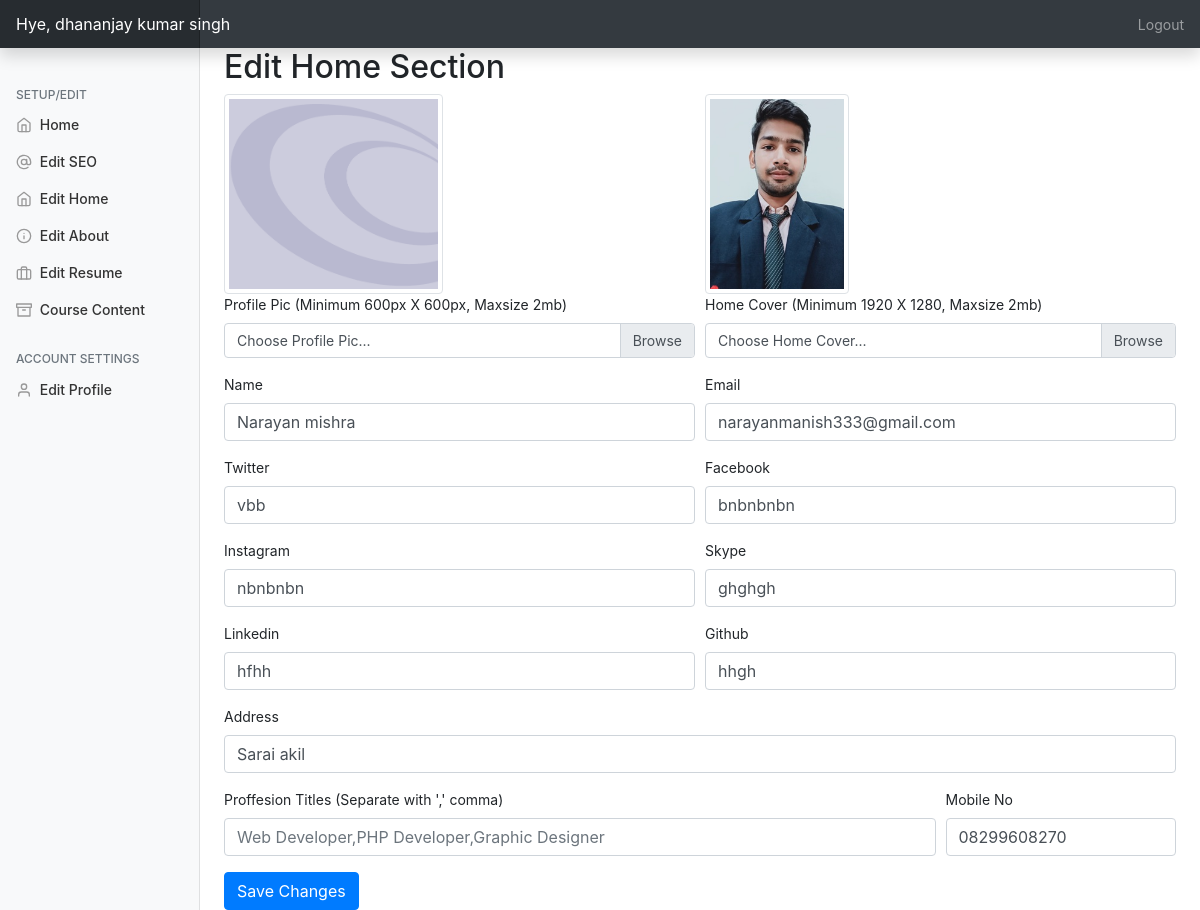
The page /admin/?edithome=true (signed in) on the database its author committed.
### tables this page shows
CREATE TABLE `personal_setup` (
  `id` int(11) NOT NULL,
  `profilepic` varchar(250) NOT NULL,
  `name` varchar(250) NOT NULL,
  `twitter` varchar(200) NOT NULL,
  `facebook` varchar(200) NOT NULL,
  `instagram` varchar(200) NOT NULL,
  `skype` varchar(200) NOT NULL,
  `linkedin` varchar(200) NOT NULL,
  `github` varchar(200) NOT NULL,
  `homewallpaper` varchar(200) NOT NULL,
  `professions` varchar(200) NOT NULL,
  `location` text NOT NULL,
  `mobile` varchar(200) NOT NULL,
  `emailid` varchar(200) NOT NULL,
  `faculty_id` int(11) NOT NULL
);

### admin/php/home.php (the view, shortened to what this page needs)
<h2>Edit Home Section</h2>
         <form method="post" action="php/uhome.php" enctype="multipart/form-data">
  <div class="form-row">
  <div class="form-group col-md-6">
  <img src="../assets/img/<?=$data['profilepic']?>" class="oo img-thumbnail"><br>
  <label>Profile Pic (Minimum 600px X 600px, Maxsize 2mb)</label>
  <div class="custom-file">
    <label class="custom-file-label" for="profilepic">Choose Profile Pic...</label>
  </div></div>
  <div class="form-group col-md-6">
  <img src="../assets/img/<?=$data['homewallpaper']?>" class="oo img-thumbnail">
  <label>Home Cover (Minimum 1920 X 1280, Maxsize 2mb)</label>
  <div class="custom-file">
    <label class="custom-file-label" for="profilepic">Choose Home Cover...</label>
  </div></div>
   <div class="form-group col-md-6">
      <label for="name">Name</label>
      <input type="name" name="name" value="<?=$data['name']?>" class="form-control" id="name" placeholder="Mohan Goswami">
    </div>
    <div class="form-group col-md-6">
      <label for="email">Email</label>
      <input type="email" name="email" value="<?=$data['emailid']?>" class="form-control" id="email" placeholder="workwithmohan@gmail.com">
    </div>
    <div class="form-group col-md-6">
      <label for="twitter">Twitter</label>
      <input type="text" class="form-control" value="<?=$data['twitter']?>" name="twitter" id="twitter" placeholder="https://twitter.com/MohanGo94273231">
    </div>
    <div class="form-group col-md-6">
      <label for="facebook">Facebook</label>
      <input type="text" class="form-control" value="<?=$data['facebook']?>" name="facebook" id="facebook" placeholder="https://facebook.com/MohanGo94273231">
    </div>
    <div class="form-group col-md-6">
      <label for="instagram">Instagram</label>
      <input type="text" class="form-control" value="<?=$data['instagram']?>" name="instagram" id="instagram" placeholder="https://instagram.com/MohanGo94273231">
    </div>
    <div class="form-group col-md-6">
      <label for="skype">Skype</label>
      <input type="text" value="<?=$data['skype']?>" class="form-control" name="skype" id="skype" placeholder="@monu250">
    </div>
    <div class="form-group col-md-6">
      <label for="linkedin">Linkedin</label>
      <input type="text" class="form-control" value="<?=$data['linkedin']?>" name="linkedin" id="linkedin" placeholder="https://linkedin.com/MohanGo94273231">
    </div>
    <div class="form-group col-md-6">
      <label for="github">Github</label>
      <input type="text" class="form-control"  value="<?=$data['github']?>" name="github" id="github" placeholder="https://github.com/MohanGo94273231">
    </div>
  </div>
  <div class="form-group">
    <label for="address">Address</label>
    <input type="text" name="address" value="<?=$data['location']?>" class="form-control" id="address" placeholder="C-537 Mahavir Enclave Part-3, New Delhi 110059">
  </div>
  <div class="form-row">
  <div class="form-group col-md-9">
    <label for="profession">Proffesion Titles (Separate with ',' comma)</label>
    <input type="text" class="form-control" name="profession" value="<?=$data['professions']?>" id="profession" placeholder="Web Developer,PHP Developer,Graphic Designer">
  </div>
  <div class="form-group col-md-3">
    <label for="mobile">Mobile No</label>
    <input type="text" class="form-control" value="<?=$data['mobile']?>" name="mobile" id="mobile" placeholder="+917838403916">
  </div>
             </div>
  <input type="submit" name="save" class="btn btn-primary" value="Save Changes">
</form>

### admin/css/dashboard.css (style rules this page uses)
body { font-size: .875rem; }

### admin/index.php (style rules this page uses)
.oo { height: 200px; }

### rows shown on the page
personal_setup: profilepic (picture), homewallpaper (picture), name "Narayan mishra", email "narayanmanish333@gmail.com", twitter "vbb", facebook "bnbnbnbn", instagram "nbnbnbn", skype "ghghgh", linkedin "hfhh", github "hhgh", address "Sarai akil", mobile "08299608270"

### other values the page prints
$_SESSION['username'] "dhananjay kumar singh"
